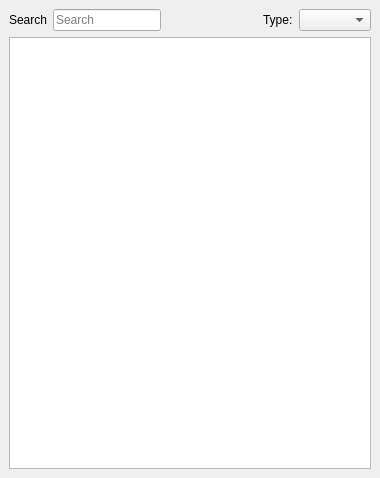
<?xml version="1.0" encoding="UTF-8"?>
<ui version="4.0">
 <class>CampaignDock</class>
 <widget class="QDockWidget" name="CampaignDock">
  <property name="geometry">
   <rect>
    <x>0</x>
    <y>0</y>
    <width>380</width>
    <height>478</height>
   </rect>
  </property>
  <property name="windowTitle">
   <string>Campaign Content</string>
  </property>
  <widget class="QWidget" name="dockWidgetContents">
   <layout class="QVBoxLayout" name="verticalLayout">
    <item>
     <layout class="QHBoxLayout" name="horizontalLayout">
      <item>
       <widget class="QLabel" name="m_searchLbl">
        <property name="text">
         <string>Search</string>
        </property>
       </widget>
      </item>
      <item>
       <widget class="QLineEdit" name="m_patternEdit">
        <property name="placeholderText">
         <string>Search</string>
        </property>
       </widget>
      </item>
      <item>
       <spacer name="horizontalSpacer">
        <property name="orientation">
         <enum>Qt::Horizontal</enum>
        </property>
        <property name="sizeHint" stdset="0">
         <size>
          <width>40</width>
          <height>20</height>
         </size>
        </property>
       </spacer>
      </item>
      <item>
       <widget class="QLabel" name="label_2">
        <property name="text">
         <string>Type:</string>
        </property>
       </widget>
      </item>
      <item>
       <widget class="QComboBox" name="m_typeCombobox"/>
      </item>
     </layout>
    </item>
    <item>
     <widget class="campaign::CampaignView" name="m_view">
      <property name="acceptDrops">
       <bool>true</bool>
      </property>
      <property name="dragEnabled">
       <bool>true</bool>
      </property>
      <property name="dragDropOverwriteMode">
       <bool>false</bool>
      </property>
     </widget>
    </item>
   </layout>
  </widget>
 </widget>
 <customwidgets>
  <customwidget>
   <class>campaign::CampaignView</class>
   <extends>QTreeView</extends>
   <header>rwidgets/modelviews/campaignview.h</header>
  </customwidget>
 </customwidgets>
 <resources/>
 <connections/>
</ui>
